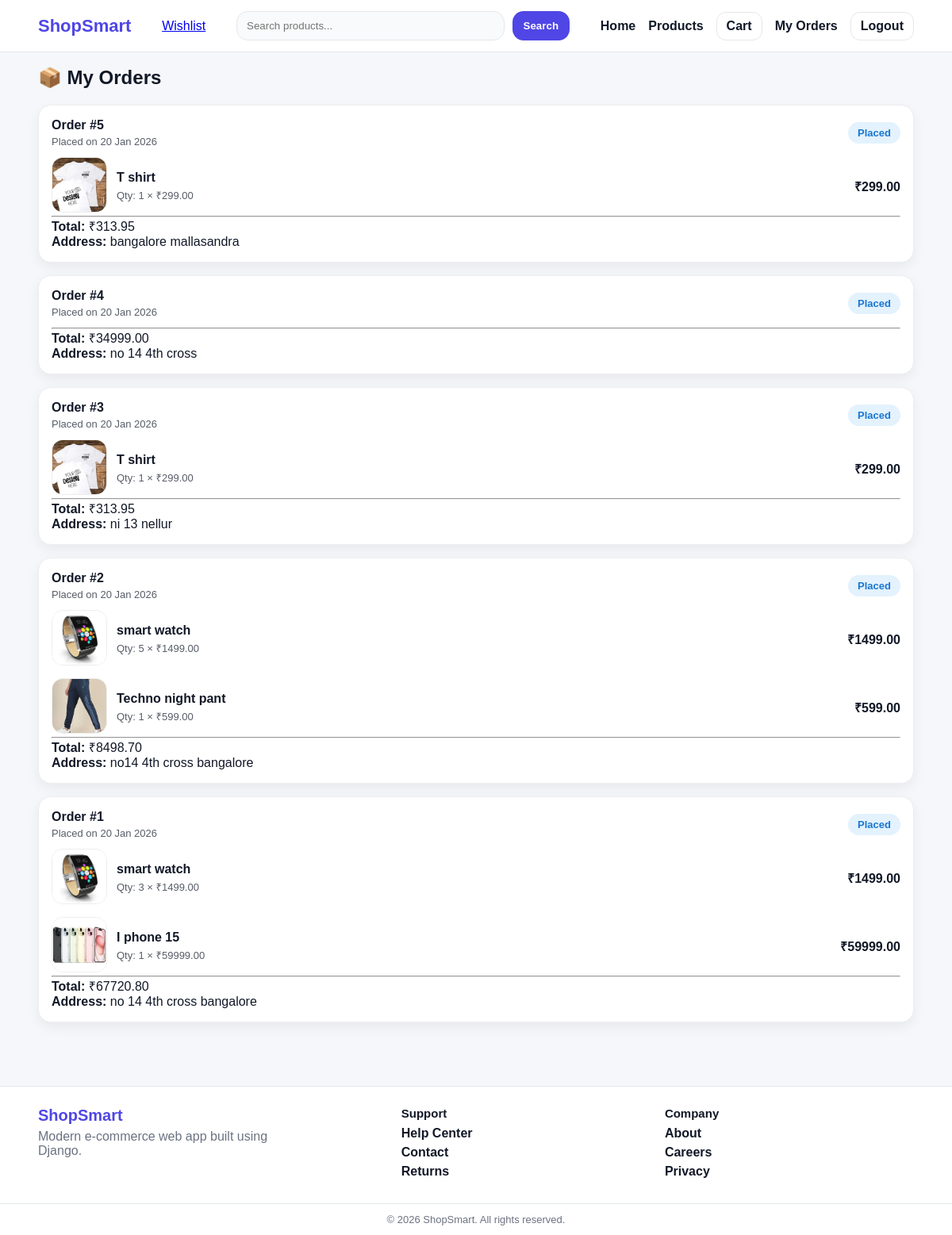
/my-orders/ (signed in), run on the app's committed database.
### store/models.py (models this page shows, shortened)
class Order(models.Model):
    user = models.ForeignKey(User, on_delete=models.CASCADE)
    full_name = models.CharField(max_length=100)
    address = models.TextField()
    phone = models.CharField(max_length=15)
    total_price = models.DecimalField(max_digits=10, decimal_places=2)
    STATUS_CHOICES = (
        ("Placed", "Placed"),
        ("Packed", "Packed"),
        ("Shipped", "Shipped"),
        ("Delivered", "Delivered"),
        ("Cancelled", "Cancelled"),
    )
    status = models.CharField(max_length=20, choices=STATUS_CHOICES, default="Placed")
    created_at = models.DateTimeField(auto_now_add=True)

class OrderItem(models.Model):
    order = models.ForeignKey(Order, on_delete=models.CASCADE, related_name="items")
    product = models.ForeignKey(Product, on_delete=models.CASCADE)
    quantity = models.PositiveIntegerField(default=1)
    price = models.DecimalField(max_digits=10, decimal_places=2)

class Product(models.Model):
    category = models.ForeignKey(Category, on_delete=models.CASCADE, related_name="products")
    name = models.CharField(max_length=200)
    price = models.DecimalField(max_digits=10, decimal_places=2)
    description = models.TextField()
    image = models.ImageField(upload_to="products/", blank=True, null=True)
    stock = models.PositiveIntegerField(default=1)

### store/views.py (the view)
# urls.py: path("my-orders/", views.my_orders, name="my_orders"),
@login_required
@login_required
def my_orders(request):
    orders = Order.objects.filter(user=request.user).order_by("-id").prefetch_related("items__product")
    return render(request, "store/my_orders.html", {"orders": orders})

### store/templates/store/my_orders.html (shortened to what this page needs)
{% extends "store/base.html" %}
{% block content %}
<div class="container">
  <h2 class="page-title">📦 My Orders</h2>
  {% if orders %}
    <div class="orders-wrapper">
      {% for order in orders %}
      <div class="order-card">
        <div class="order-top">
          <div>
            <p class="order-id">Order #{{ order.id }}</p>
            <p class="order-date">Placed on {{ order.created_at|date:"d M Y" }}</p>
          </div>
          <span class="status-badge status-{{ order.status|lower }}">
            {{ order.status }}
          </span>
        </div>
        <div class="order-items">
          {% for item in order.items.all %}
          <div class="order-item-row">
            <div class="order-item-img">
              {% if item.product.image %}
                <img src="{{ item.product.image.url }}" alt="{{ item.product.name }}">
              {% else %}
                <div class="no-img-sm">🛍️</div>
              {% endif %}
            </div>
            <div class="order-item-info">
              <p class="order-item-name">{{ item.product.name }}</p>
              <p class="order-item-meta">Qty: {{ item.quantity }} × ₹{{ item.price }}</p>
            </div>
            <div class="order-item-total">
              ₹{{ item.price|floatformat:2 }}
            </div>
          </div>
          {% endfor %}
        </div>
        <hr>
        <div class="order-footer">
          <p><b>Total:</b> ₹{{ order.total_price|floatformat:2 }}</p>
          <p><b>Address:</b> {{ order.address }}</p>
        </div>
      </div>
      {% endfor %}
    </div>
  {% else %}
    <p class="empty-msg">No orders found.</p>
  {% endif %}
</div>
{% endblock %}

### store/static/store/css/style.css (style rules this page uses)
:root { --primary:#4f46e5; --dark:#111827; --gray:#6b7280; --border:#e5e7eb; --bg:#f5f7fb; }
* { margin:0; padding:0; box-sizing:border-box; }
body { font-family: Arial, Helvetica, sans-serif; background:var(--bg); color:var(--dark); }
.container { width:min(1150px, 92%); margin:0 auto; }
.order-card { background:white; border:1px solid var(--border); border-radius:18px; padding:16px; }
.order-top { display:flex; justify-content:space-between; align-items:center; margin-bottom:10px; }
.status-badge { padding:6px 12px; border-radius:999px; font-size:12px; font-weight:900; }
.status-placed { background:#e0f2fe; color:#0369a1; }
.orders-wrapper { display: grid; gap: 16px; margin-top: 20px; }
.order-card { background: white; border-radius: 16px; padding: 16px; box-shadow: 0 6px 16px rgba(0,0,0,0.06); border: 1px solid #eee; }
.order-top { display: flex; justify-content: space-between; align-items: center; }
.order-id { font-size: 16px; font-weight: 700; margin: 0; }
.order-date { font-size: 13px; opacity: 0.7; margin: 4px 0 0; }
.status-badge { padding: 6px 12px; border-radius: 999px; font-size: 13px; font-weight: 600; text-transform: capitalize; }
.status-placed { background: #e3f2fd; color: #1976d2; }
.order-items { margin-top: 12px; display: grid; gap: 12px; }
.order-item-row { display: flex; gap: 12px; align-items: center; }
.order-item-img img { width: 70px; height: 70px; object-fit: cover; border-radius: 14px; border: 1px solid #eee; }
.order-item-info { flex: 1; }
.order-item-name { font-weight: 800; margin: 0; }
.order-item-meta { font-size: 13px; opacity: 0.7; margin-top: 4px; }
.order-item-total { font-weight: 900; }

### data on the page
Order: id "5", created_at "20 Jan 2026", status "Placed", total_price "313.95", address "bangalore mallasandra"
OrderItem: product.image (picture), product.name "T shirt", quantity "1", price "299.00"
Order: id "4", created_at "20 Jan 2026", status "Placed", total_price "34999.00", address "no 14 4th cross"
Order: id "3", created_at "20 Jan 2026", status "Placed", total_price "313.95", address "ni 13 nellur"
OrderItem: product.image (picture), product.name "T shirt", quantity "1", price "299.00"
Order: id "2", created_at "20 Jan 2026", status "Placed", total_price "8498.70", address "no14 4th cross bangalore"
OrderItem: product.image (picture), product.name "smart watch", quantity "5", price "1499.00"
OrderItem: product.image (picture), product.name "Techno night pant", quantity "1", price "599.00"
Order: id "1", created_at "20 Jan 2026", status "Placed", total_price "67720.80", address "no 14 4th cross bangalore"
OrderItem: product.image (picture), product.name "smart watch", quantity "3", price "1499.00"
OrderItem: product.image (picture), product.name "I phone 15", quantity "1", price "59999.00"
